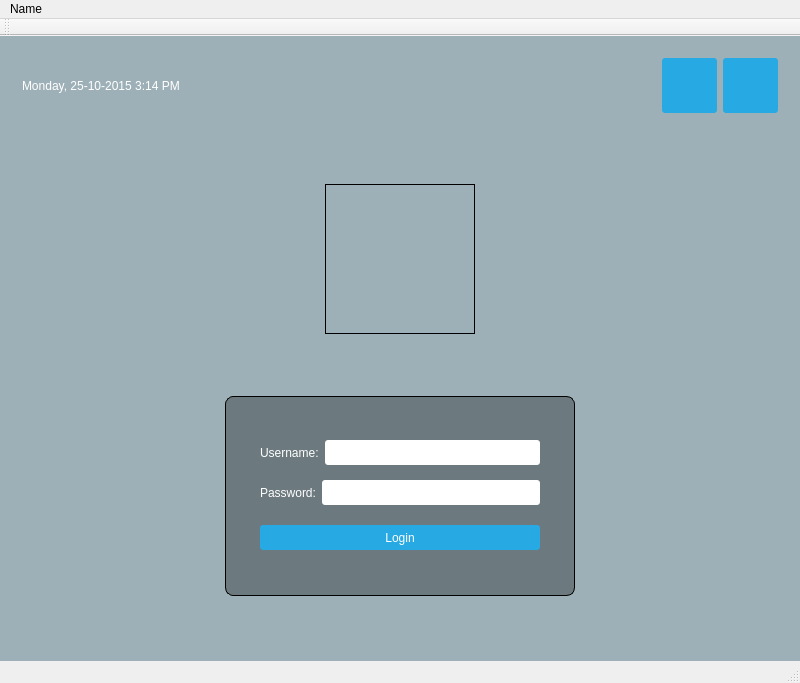
<?xml version="1.0" encoding="UTF-8"?>
<ui version="4.0">
 <class>MainWindow</class>
 <widget class="QMainWindow" name="MainWindow">
  <property name="geometry">
   <rect>
    <x>0</x>
    <y>0</y>
    <width>800</width>
    <height>683</height>
   </rect>
  </property>
  <property name="sizePolicy">
   <sizepolicy hsizetype="Fixed" vsizetype="Fixed">
    <horstretch>0</horstretch>
    <verstretch>0</verstretch>
   </sizepolicy>
  </property>
  <property name="windowTitle">
   <string>MainWindow</string>
  </property>
  <property name="styleSheet">
   <string notr="true">QPushButton
   {
     color: white;
     background-color: #27a9e3;
     border-width: 0px;
     border-radius: 3px;
}
QPushButton:hover { background-color: #66c011; }
#centralWidget {
    background: rgba(32, 80, 96, 100);
    border-image: url(:/images/dota_2_queen_of_pain_akasha_succubus_101908_1920x1080.jpg);
}
#topPanel { background-color:
     qlineargradient(spread:reflect, x1:0.5, y1:0, x2:0, y2:0,
     stop:0 rgba(91, 204, 233, 100), stop:1 rgba(32, 80, 96,
     100)); }
#loginForm {
     background: rgba(0, 0, 0, 80);
     border-radius: 8px;
   }
QLabel { color: white; }
QLineEdit { border-radius: 3px; }</string>
  </property>
  <widget class="QWidget" name="centralWidget">
   <layout class="QVBoxLayout" name="verticalLayout_2">
    <item>
     <widget class="QWidget" name="topPanel" native="true">
      <layout class="QHBoxLayout" name="horizontalLayout">
       <item>
        <widget class="QLabel" name="currentDateTime">
         <property name="text">
          <string>Monday, 25-10-2015 3:14 PM</string>
         </property>
        </widget>
       </item>
       <item>
        <spacer name="horizontalSpacer">
         <property name="orientation">
          <enum>Qt::Horizontal</enum>
         </property>
         <property name="sizeHint" stdset="0">
          <size>
           <width>40</width>
           <height>20</height>
          </size>
         </property>
        </spacer>
       </item>
       <item>
        <widget class="QPushButton" name="restartButton">
         <property name="sizePolicy">
          <sizepolicy hsizetype="Fixed" vsizetype="Fixed">
           <horstretch>0</horstretch>
           <verstretch>0</verstretch>
          </sizepolicy>
         </property>
         <property name="minimumSize">
          <size>
           <width>55</width>
           <height>55</height>
          </size>
         </property>
         <property name="text">
          <string/>
         </property>
         <property name="icon">
          <iconset>
           <selectedon>:/icons/thumb_IMG_0045_1024.png</selectedon>
          </iconset>
         </property>
         <property name="iconSize">
          <size>
           <width>32</width>
           <height>32</height>
          </size>
         </property>
        </widget>
       </item>
       <item>
        <widget class="QPushButton" name="shutdownButton">
         <property name="sizePolicy">
          <sizepolicy hsizetype="Fixed" vsizetype="Fixed">
           <horstretch>0</horstretch>
           <verstretch>0</verstretch>
          </sizepolicy>
         </property>
         <property name="minimumSize">
          <size>
           <width>55</width>
           <height>55</height>
          </size>
         </property>
         <property name="text">
          <string/>
         </property>
         <property name="icon">
          <iconset resource="resources.qrc">
           <normaloff>:/icons/hexo.png</normaloff>:/icons/hexo.png</iconset>
         </property>
         <property name="iconSize">
          <size>
           <width>32</width>
           <height>32</height>
          </size>
         </property>
        </widget>
       </item>
      </layout>
     </widget>
    </item>
    <item>
     <spacer name="verticalSpacer_3">
      <property name="orientation">
       <enum>Qt::Vertical</enum>
      </property>
      <property name="sizeHint" stdset="0">
       <size>
        <width>20</width>
        <height>40</height>
       </size>
      </property>
     </spacer>
    </item>
    <item>
     <layout class="QHBoxLayout" name="horizontalLayout_2">
      <property name="topMargin">
       <number>0</number>
      </property>
      <item>
       <widget class="QLabel" name="label">
        <property name="sizePolicy">
         <sizepolicy hsizetype="Fixed" vsizetype="Fixed">
          <horstretch>0</horstretch>
          <verstretch>0</verstretch>
         </sizepolicy>
        </property>
        <property name="minimumSize">
         <size>
          <width>150</width>
          <height>150</height>
         </size>
        </property>
        <property name="styleSheet">
         <string notr="true">border: 1px solid;
border-image: url(:/images/I swear Mommy I didn't take it.. Look at my hands, it's empty!.jpg);</string>
        </property>
        <property name="text">
         <string/>
        </property>
       </widget>
      </item>
     </layout>
    </item>
    <item>
     <spacer name="verticalSpacer_4">
      <property name="orientation">
       <enum>Qt::Vertical</enum>
      </property>
      <property name="sizeHint" stdset="0">
       <size>
        <width>20</width>
        <height>40</height>
       </size>
      </property>
     </spacer>
    </item>
    <item>
     <layout class="QHBoxLayout" name="horizontalLayout_4">
      <property name="topMargin">
       <number>1</number>
      </property>
      <item>
       <widget class="QWidget" name="loginForm" native="true">
        <property name="sizePolicy">
         <sizepolicy hsizetype="Fixed" vsizetype="Fixed">
          <horstretch>0</horstretch>
          <verstretch>0</verstretch>
         </sizepolicy>
        </property>
        <property name="minimumSize">
         <size>
          <width>350</width>
          <height>200</height>
         </size>
        </property>
        <property name="styleSheet">
         <string notr="true">#loginForm { border: 1px solid; }</string>
        </property>
        <layout class="QVBoxLayout" name="verticalLayout_3">
         <property name="leftMargin">
          <number>35</number>
         </property>
         <property name="topMargin">
          <number>35</number>
         </property>
         <property name="rightMargin">
          <number>35</number>
         </property>
         <property name="bottomMargin">
          <number>35</number>
         </property>
         <item>
          <layout class="QHBoxLayout" name="horizontalLayout_6">
           <item>
            <widget class="QLabel" name="label_2">
             <property name="minimumSize">
              <size>
               <width>0</width>
               <height>25</height>
              </size>
             </property>
             <property name="text">
              <string>Username:</string>
             </property>
            </widget>
           </item>
           <item>
            <widget class="QLineEdit" name="username">
             <property name="minimumSize">
              <size>
               <width>0</width>
               <height>25</height>
              </size>
             </property>
            </widget>
           </item>
          </layout>
         </item>
         <item>
          <layout class="QHBoxLayout" name="horizontalLayout_5">
           <item>
            <widget class="QLabel" name="label_3">
             <property name="minimumSize">
              <size>
               <width>0</width>
               <height>25</height>
              </size>
             </property>
             <property name="text">
              <string>Password:</string>
             </property>
            </widget>
           </item>
           <item>
            <widget class="QLineEdit" name="password">
             <property name="minimumSize">
              <size>
               <width>0</width>
               <height>25</height>
              </size>
             </property>
            </widget>
           </item>
          </layout>
         </item>
         <item>
          <spacer name="verticalSpacer_2">
           <property name="orientation">
            <enum>Qt::Vertical</enum>
           </property>
           <property name="sizeType">
            <enum>QSizePolicy::Fixed</enum>
           </property>
           <property name="sizeHint" stdset="0">
            <size>
             <width>20</width>
             <height>5</height>
            </size>
           </property>
          </spacer>
         </item>
         <item>
          <widget class="QPushButton" name="loginButton">
           <property name="minimumSize">
            <size>
             <width>0</width>
             <height>25</height>
            </size>
           </property>
           <property name="text">
            <string>Login</string>
           </property>
          </widget>
         </item>
        </layout>
       </widget>
      </item>
     </layout>
    </item>
    <item>
     <spacer name="verticalSpacer">
      <property name="orientation">
       <enum>Qt::Vertical</enum>
      </property>
      <property name="sizeHint" stdset="0">
       <size>
        <width>20</width>
        <height>40</height>
       </size>
      </property>
     </spacer>
    </item>
   </layout>
  </widget>
  <widget class="QMenuBar" name="menuBar">
   <property name="geometry">
    <rect>
     <x>0</x>
     <y>0</y>
     <width>800</width>
     <height>22</height>
    </rect>
   </property>
   <widget class="QMenu" name="menuName">
    <property name="title">
     <string>Name</string>
    </property>
    <addaction name="separator"/>
    <addaction name="actionButton"/>
   </widget>
   <addaction name="menuName"/>
  </widget>
  <widget class="QToolBar" name="mainToolBar">
   <attribute name="toolBarArea">
    <enum>TopToolBarArea</enum>
   </attribute>
   <attribute name="toolBarBreak">
    <bool>false</bool>
   </attribute>
  </widget>
  <widget class="QStatusBar" name="statusBar"/>
  <action name="actionButton">
   <property name="text">
    <string>button</string>
   </property>
  </action>
 </widget>
 <layoutdefault spacing="6" margin="11"/>
 <resources>
  <include location="resources.qrc"/>
 </resources>
 <connections/>
</ui>
